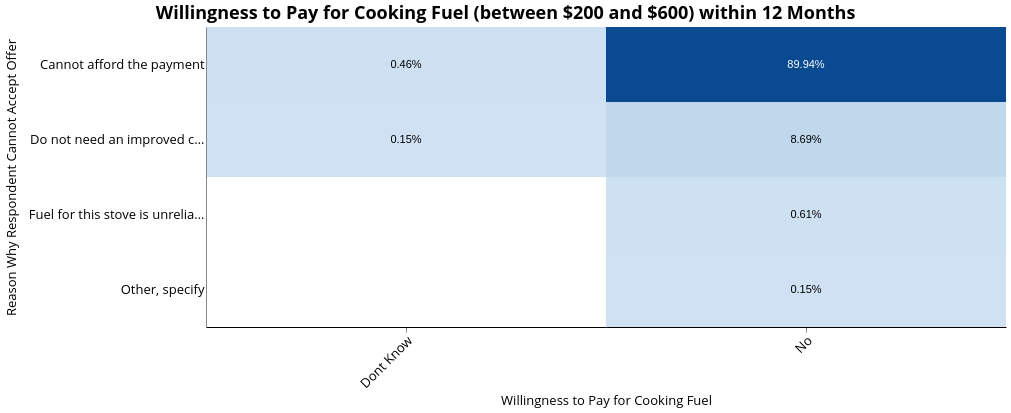

Express this chart as Vega-Lite.
### Vega-Lite specification from a JSON file in a GitHub repository (floating-point values rounded to 4 significant figures; data arrays with more than 128 entries replaced by an {"elided": "..."} marker saying what was removed)
{"width": 800, "height": 300, "config": {"title": {"fontSize": 18, "font": "Open Sans", "anchor": "center", "fontColor": "#000000"}, "axisX": {"domain": true, "domainColor": "#000000", "grid": false, "labelFont": "Open Sans", "labelFontSize": 13, "titleFont": "Open Sans", "titleFontSize": 13, "titleFontWeight": "normal", "title": "X Axis Title (units)", "labelAngle": -45}, "axisY": {"domain": true, "grid": false, "gridColor": "#DEDDDD", "gridWidth": 1, "labelFont": "Open Sans", "labelFontSize": 13, "labelAngle": 0, "ticks": false, "titleFont": "Open Sans", "titleFontSize": 13, "titleFontWeight": "normal", "titlePadding": 10, "title": "Y Axis Title (units)"}, "range": {"category": ["#2980B9", "#003366", "#FFAE19", "#FF4500", "#438B28", "#45B39D", "#99ADC1", "#212F3C"]}, "legend": {"labelFont": "Open Sans", "labelFontSize": 13, "symbolType": "square", "symbolSize": 100, "titleFont": "Open Sans", "titleFontSize": 13, "titleFontWeight": "normal", "title": "Legend", "orient": "right", "offset": 0, "labelLimit": 0}, "tooltip": {"font": "Open Sans"}, "view": {"stroke": "transparent", "text": {"font": "Open Sans", "color": ["#2980B9", "#003366", "#FFAE19", "#FF4500", "#438B28", "#45B39D", "#99ADC1", "#212F3C"], "fontSize": 13, "align": "right", "fontWeight": 400, "size": 13}, "bar": {"size": 40, "binSpacing": 1, "continuousBandSize": 30, "discreteBandSize": 30, "fill": ["#2980B9", "#003366", "#FFAE19", "#FF4500", "#438B28", "#45B39D", "#99ADC1", "#212F3C"], "stroke": false}}}, "layer": [{"mark": "rect", "encoding": {"color": {"type": "quantitative", "field": "chart_count", "legend": null, "scale": {"scheme": "blues"}}, "x": {"type": "ordinal", "field": "k6", "scale": {"paddingInner": 0}, "title": "Willingness to Pay for Cooking Fuel"}, "y": {"type": "ordinal", "field": "k7", "scale": {"paddingInner": 0}, "title": "Reason Why Respondent Cannot Accept Offer"}}, "selection": {"selector005": {"type": "single", "fields": ["locality"], "bind": {"input": "select", "options": [null, 0, 1], "labels": ["National", "Urban", "Rural"], "name": "Locality Breakdown  "}}, "selector006": {"type": "single", "fields": ["elc_aggr_tier"], "bind": {"input": "select", "options": [null, "Tier 0", "Tier 1", "Tier 2", "Tier 3", "Tier 4", "Tier 5"], "labels": ["All Tiers", "Tier 0", "Tier 1", "Tier 2", "Tier 3", "Tier 4", "Tier 5"], "name": "Tiers  "}}}, "transform": [{"aggregate": [{"op": "count", "as": "chart_count"}], "groupby": ["k6", "k7"]}]}, {"mark": {"type": "text", "baseline": "middle"}, "encoding": {"color": {"condition": {"value": "black", "test": "(datum.chart_count < 300)"}, "value": "white"}, "text": {"type": "quantitative", "field": "pct", "format": ".2%"}, "x": {"type": "ordinal", "field": "k6", "scale": {"paddingInner": 0}, "title": "Willingness to Pay for Cooking Fuel"}, "y": {"type": "ordinal", "field": "k7", "scale": {"paddingInner": 0}, "title": "Reason Why Respondent Cannot Accept Offer"}}, "transform": [{"aggregate": [{"op": "count", "as": "chart_count"}], "groupby": ["k6", "k7"]}, {"joinaggregate": [{"op": "count", "field": "chart_count", "as": "count"}], "groupby": ["k6", "k7"]}, {"calculate": "(datum.chart_count / 656)", "as": "pct"}]}], "data": {"name": "data-170c5e190a812dd7fdc4107104fc9c21"}, "title": {"text": ["Willingness to Pay for Cooking Fuel (between $200 and $600) within 12 Months"], "color": "black", "subtitleColor": "black"}, "transform": [{"filter": {"selection": "selector005"}}, {"filter": {"selection": "selector006"}}], "$schema": "https://vega.github.io/schema/vega-lite/v4.8.1.json", "datasets": {"data-170c5e190a812dd7fdc4107104fc9c21": {"elided": "656 records"}}}
